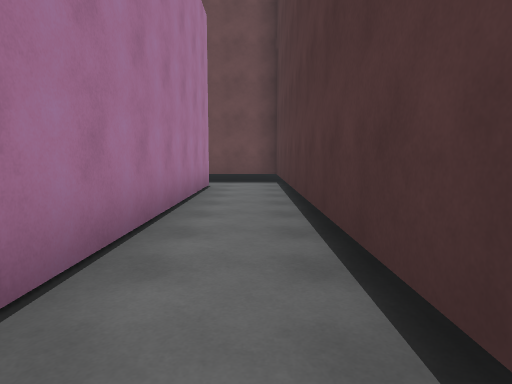
view 1 (above)

24 first-person views from a walk through a scene from a Unity 3-D project. The camera is 1.4 m above the floor, tilts 6° down and sees 75° across. The floor is counted in squares, 2 m on a side. Each view is taken from the middle of a square. On the plan, view 1 faces up. The plan holds only what a view shows up to about 10 squares ahead; the rest is blank. The place goes on beyond the plan. The player character is not drawn. Surface patterns are stand-ins for the level's own textures.

view 2
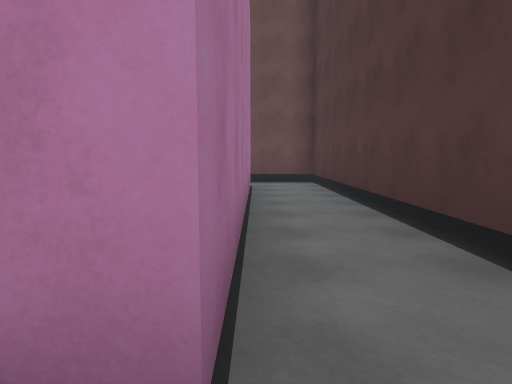

view 3
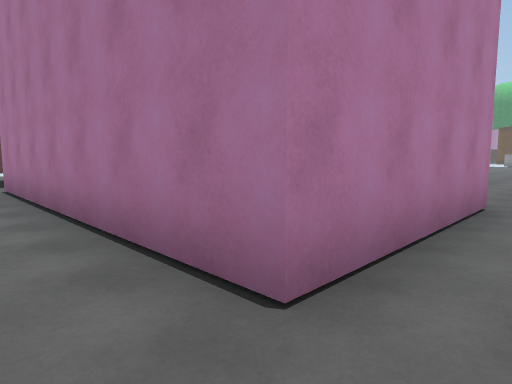

view 4
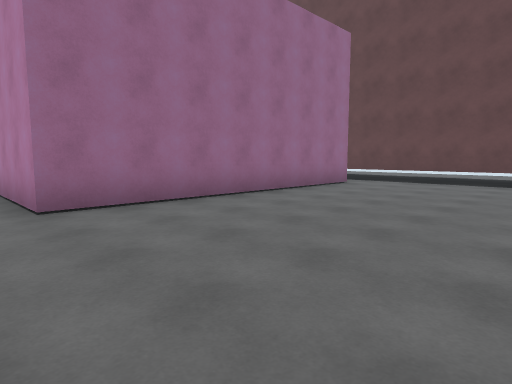

view 5
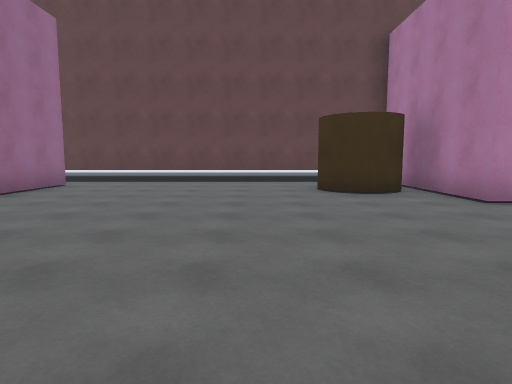

view 6
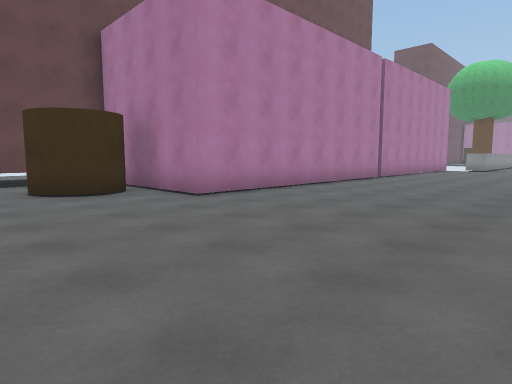

view 7
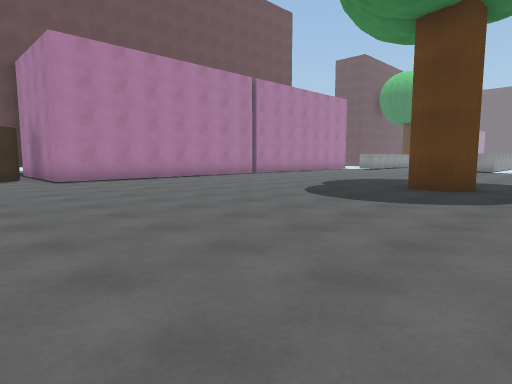

view 8
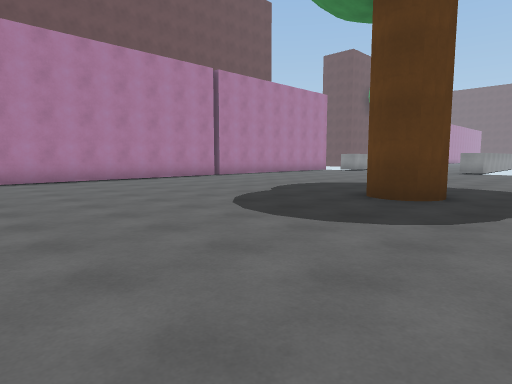

view 9
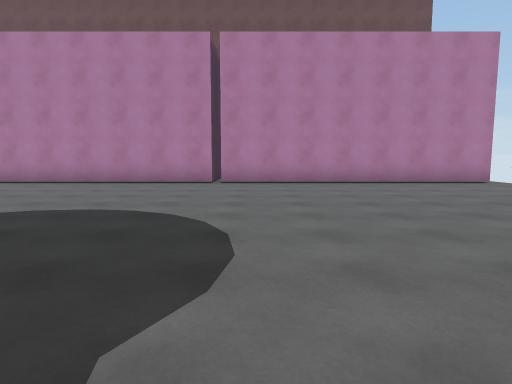

view 10
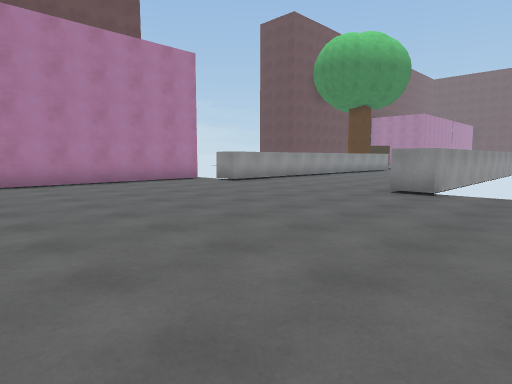

view 11
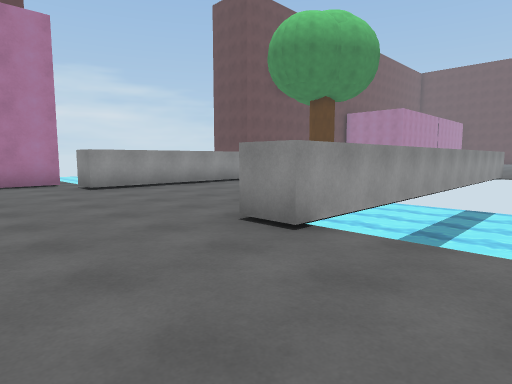

view 12
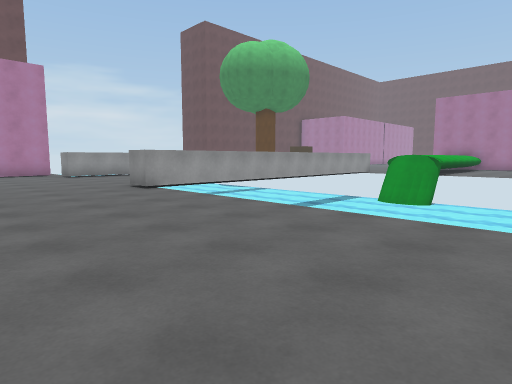

view 13
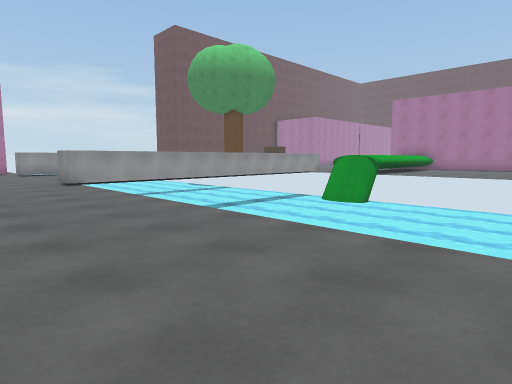

view 14
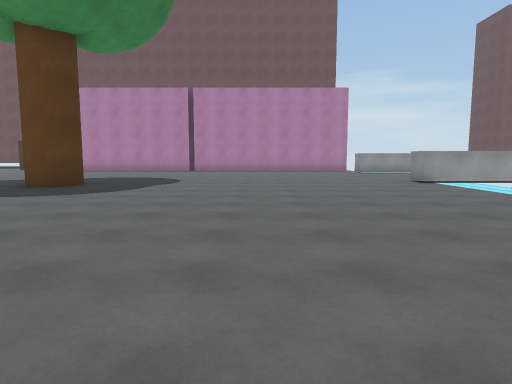

view 15
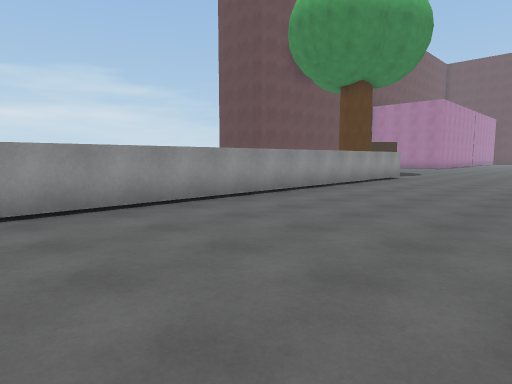

view 16
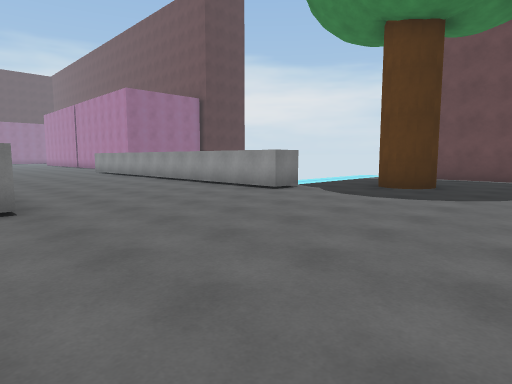

view 17
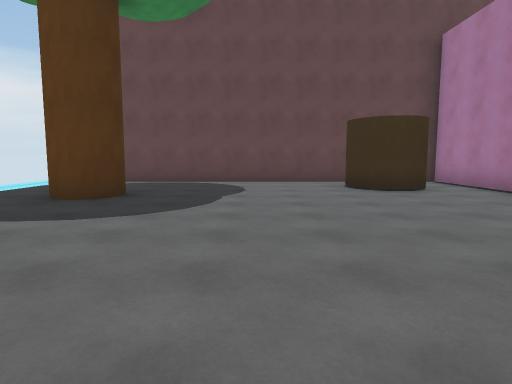

view 18
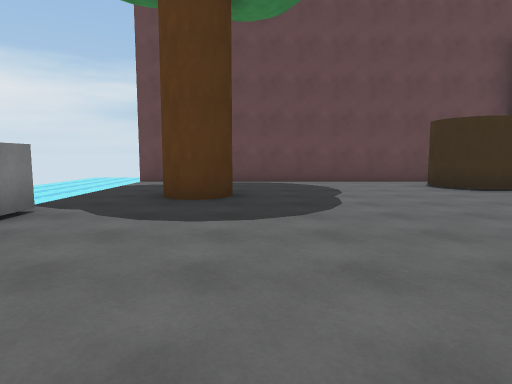

view 19
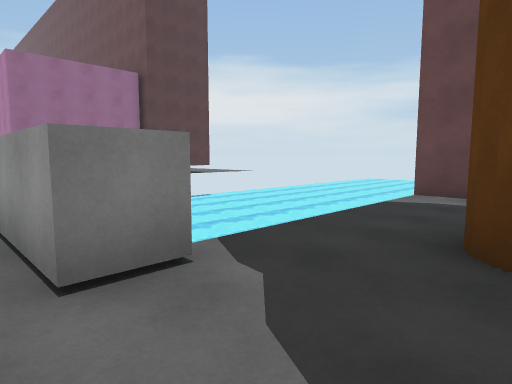

view 20
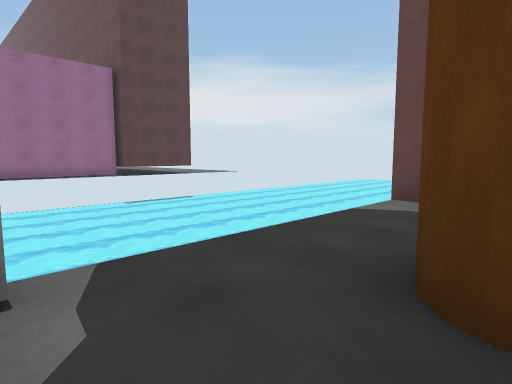

view 21
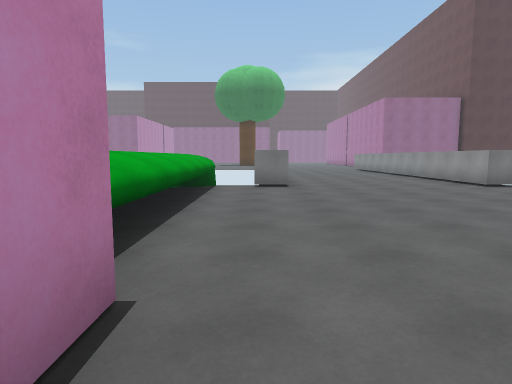

view 22
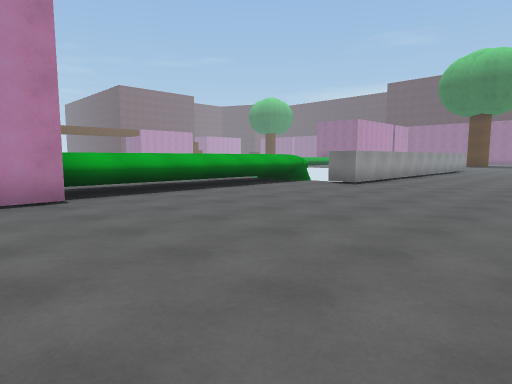

view 23
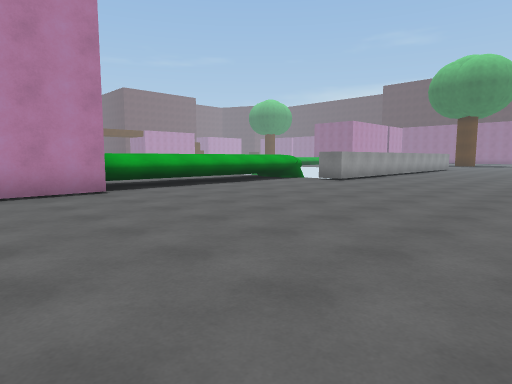

view 24
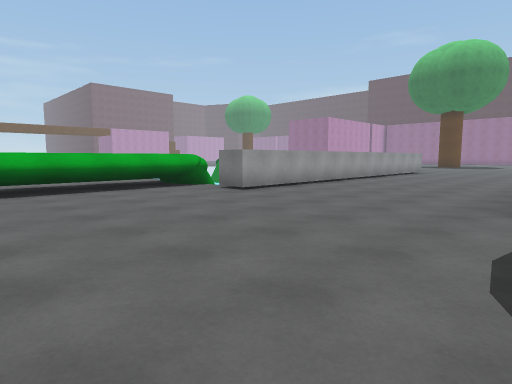

### Floor plan
Key: @ floor where view 1 was taken; # wall or solid block; x gap in a wall; . floor; = window, fence, low wall or low ledge; ≈ water the walk keeps out of; ^ raised ledge.
Columns run from 48 left of view 1 to 1 right of it. Each row starts with its distance up from view 1.
 20                    ≈... .
 19            ≈≈≈≈≈   ≈......
 18           ≈≈≈≈≈≈   ≈.......
 17            ≈≈≈≈≈   ≈........
 16            ≈≈≈≈≈   ≈........
 15     .....   ≈≈≈≈   ≈.........
 14    ^^^^^^    ≈≈≈   ≈.......... .......
 13          #=        ≈..................
 12  ##^^^^^^^ ≈≈≈≈≈   ≈.........#........
 11  ........###########..................
 10  .............  ......................         ###
  9 ........................................... .....#
  8 ...........................................#####.#
  7 ...........................................#   #.#
  6 ...........................................#   #.#
  5 .........###########.......................#   #.#
  4 ..........   ≈≈≈≈≈≈≈###############........#   #.#
  3 .......#..   ≈≈≈≈≈≈≈       #      #........#   #.#
  2 .#........   ≈≈≈≈≈≈               ###......#   #.#
  1 x#........   ≈≈≈≈≈                #  ......#  ##.#
  0   ........   ≈≈≈≈                   ........   .@
 -1  #########   ≈≈≈                    ########   #
 -2              ≈≈
 -3              ≈

Positions as (right, up) in squares from view 1, and headings:
1: (0, 0), facing up
2: (-1, 0), facing up
3: (0, 9), facing down-left
4: (-10, 9), facing down-right
5: (-10, 9), facing down
6: (-10, 9), facing down-left
7: (-11, 14), facing down-left
8: (-13, 14), facing down-left
9: (-22, 13), facing down
10: (-22, 13), facing down-left
11: (-26, 13), facing down-left
12: (-25, 18), facing down-left
13: (-26, 20), facing down-left
14: (-24, 20), facing down
15: (-28, 10), facing down-left
16: (-44, 11), facing down-right
17: (-44, 9), facing down
18: (-42, 9), facing down
19: (-41, 6), facing down-right
20: (-41, 5), facing down-right
21: (-47, 11), facing right
22: (-47, 6), facing up-right
23: (-48, 5), facing up-right
24: (-44, 5), facing up-right
